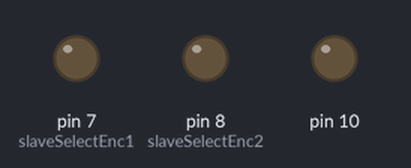
The sketch below on a simulated Arduino Uno, built with avr-gcc and run on an emulated ATmega328P. Shown: output pins drawn as LEDs (lit = HIGH). The ROS host is connected and sends only what is stated.

Above: at 0.1 s.
At 1.7 s:
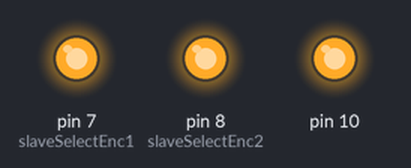
Timing chart, 0 to 3.2 s (numbered marks = the images above):
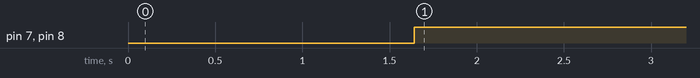

The sketch:

encoders_alternate.ino
```cpp
/*  Jamiel Rahi
 *  Astro 2.0 Capstone Team 14
 *  2018-2019
 *  --------------------------
 *  ---- READ FROM MOTORS ----
 *  --------------------------
 *  This ROS node gets encoder ticks
 *  from two LS7366R devices using a
 *  driver written by Jason Traud.
 *
 *  It publishes encoder ticks to /lwheel and /rwheel.
 *
 *  It also calculates the angular velocites of the wheels
 *  and publishes them to /joints/lwheel/vel and /joints/rwheel/vel
 *  to be collected by the astro_state_publisher
 *
 *  ALL HARDWARE-SPECIFIC PARAMETERS ARE IN:
 *  "encoders.h"
 */


#include <ros.h>
#include <std_msgs/Int16.h>
#include <sensor_msgs/JointState.h>

#include "encoders.h"
#include "ls7366_driver.h"

unsigned int t, t_prev;
long c_left, c_left_prev;
long c_right, c_right_prev;
float vel_left_prev;
float vel_right_prev;

ros::NodeHandle nh;

// Encoder count publishers
std_msgs::Int16 left_ticks;
std_msgs::Int16 right_ticks;
ros::Publisher left_count_pub("lwheel", &left_ticks);
ros::Publisher right_count_pub("rwheel", &right_ticks);

// Joint velocity publisher
// (publishes left and right wheel velocities as one msg)
sensor_msgs::JointState wheel_joints;
char* joint_names[2] = {"left_wheel_joint", "right_wheel_joint"};
float vel[2] = {0, 0};
ros::Publisher wheel_joint_pub("joints/wheels", &wheel_joints);

// These hold the current encoder count.
signed int encoderLcount = 0;
signed int encoderRcount = 0;

// // // //
// BEGIN //
// // // //

void setup() {
 wheel_joints.name = joint_names;
 wheel_joints.name_length = 2;
 wheel_joints.velocity = vel;
 wheel_joints.velocity_length = 2;

 nh.getHardware()->setBaud(115200);
 nh.initNode();
 delay(500);

 // Counters
 nh.advertise(left_count_pub);
 delay(500);
 nh.advertise(right_count_pub);
 delay(500);
 // Joint states
 nh.advertise(wheel_joint_pub);
 delay(100);
 initEncoders();
 clearEncoderCount();
}

void loop() {
 // Retrieve current encoder counters
 encoderLcount = readEncoder(1);
 encoderRcount = readEncoder(2);

 // Fill counter messages
 left_ticks.data = encoderLcount;
 right_ticks.data = encoderRcount;

 // // // // // // // // // // // // //
 //   CALCULATE ANGULAR VELOCITIES   //
 // // // // // // // // // // // // //

 c_left = encoderLcount;
 c_right = encoderRcount;
 t = millis();

 float dt = (t - t_prev)/1000.0;
 float dc_right = c_right - c_right_prev;
 float dc_left = c_left - c_left_prev;
 float vel_right = 0;
 float vel_left = 0;

 if (dt > 0.001 && abs(dc_left) > 0)
  vel_left = (2*PI*dc_left)/(LCPR*dt);

 if (dt > 0.001 && abs(dc_right) > 0)
  vel_right = (2*PI*dc_right)/(RCPR*dt);

 // Ignore sudden changes in velocity
 // when encoder ticks overflow
 if (abs(vel_left-vel_left_prev) > 100)
  vel_left = vel_left_prev;

 if (abs(vel_right-vel_right_prev) > 100)
  vel_right = vel_right_prev;

 //float rpm_left = (60*vel_left)/(2*PI);
 //float rpm_right = (60*vel_right)/(2*PI);

 // Fill joint vel messages
 wheel_joints.velocity[0] = vel_left;
 wheel_joints.velocity[1] = vel_right;
 //char result[8]; // Buffer big enough for 7-character float
 //char * log_msg;
 //dtostrf(wheel_joints.velocity[0], 6, 2, result); // Leave room for too large numbers!
 //sprintf(log_msg,"points[0].positions[0] =%s", result);
 //nh.loginfo(log_msg);
 // Publish encoder counts
 left_count_pub.publish(&left_ticks);
 right_count_pub.publish(&right_ticks);
 // Publish joint states
 wheel_joint_pub.publish(&wheel_joints);
 nh.spinOnce();

 // Update
 t_prev = t;
 c_left_prev = c_left;
 c_right_prev = c_right;
 vel_left_prev = vel_left;
 vel_right_prev = vel_right;

 delay(100);
}
```

encoders.h
```cpp
// // // // // // // // // // // // // // // // // // //
//   REPLACE WITH YOUR HARDWARE-SPECIFIC PARAMETERS   //
// // // // // // // // // // // // // // // // // // //

#define PI 3.14169

// SS pins for each LS7366
#define LEFTENC 8
#define RIGHTENC 7

// Encoder counts per revolution
#define LCPR 1997
#define RCPR 1984
```

ls7366_driver.h
```cpp
//=========================HEADER=============================================================
/*
   Dual LS7366 Quadrature Counter Test Code
   AUTHOR: Jason Traud
   DATE: June 22, 2013

   This is a simple test program to read encoder counts
   collected by the LS7366 breakout board. The counts are
   then displayed in the Arduino's serial monitor at a
   baud rate of 9600

   Hardware: Arduino Uno R3
   Powered

   LS7366 Breakout    -------------   Arduino
   -----------------                    -------
            MOSI   -------------------   SDO (D11)
            MISO   -------------------   SDI (D12)
            SCK    -------------------   SCK (D13)
            SS1    -------------------   SS1 (D7)
            SS2    -------------------   SS2 (D8)
            GND    -------------------   GND
            VDD    -------------------   VCC (5.0V)

   License: CCAv3.0 Attribution-ShareAlike (http://creativecommons.org/licenses/by-sa/3.0/)
   You're free to use this code for any venture. Attribution is greatly appreciated.
//============================================================================================
*/

// Inclde the standard Arduino SPI Library, please ensure the SPI pins are
// connected properly for your Arduino version

#include <SPI.h>
#include "encoders.h"
// Slave Select pins for encoders 1 and 2
// Feel free to reallocate these pins to best suit your circuit
const int slaveSelectEnc1 = RIGHTENC;
const int slaveSelectEnc2 = LEFTENC;

void initEncoders() {

  // Set slave selects as outputs
  pinMode(slaveSelectEnc1, OUTPUT);
  pinMode(slaveSelectEnc2, OUTPUT);

  // Raise select pins
  // Communication begins when you drop the individual select signsl
  digitalWrite(slaveSelectEnc1,HIGH);
  digitalWrite(slaveSelectEnc2,HIGH);

  SPI.begin();

  // Initialize encoder 1
  //    Clock division factor: 0
  //    Negative index input
  //    free-running count mode
  //    x4 quatrature count mode (four counts per quadrature cycle)
  // NOTE: For more information on commands, see datasheet
  digitalWrite(slaveSelectEnc1,LOW);        // Begin SPI conversation
  SPI.transfer(0x88);                       // Write to MDR0
  SPI.transfer(0x03);                       // Configure to 4 byte mode
  digitalWrite(slaveSelectEnc1,HIGH);       // Terminate SPI conversation

  // Initialize encoder 2
  //    Clock division factor: 0
  //    Negative index input
  //    free-running count mode
  //    x4 quatrature count mode (four counts per quadrature cycle)
  // NOTE: For more information on commands, see datasheet
  digitalWrite(slaveSelectEnc2,LOW);        // Begin SPI conversation
  SPI.transfer(0x88);                       // Write to MDR0
  SPI.transfer(0x03);                       // Configure to 4 byte mode
  digitalWrite(slaveSelectEnc2,HIGH);       // Terminate SPI conversation
}

long readEncoder(int encoder) {

  // Initialize temporary variables for SPI read
  unsigned int count_1, count_2, count_3, count_4;
  long count_value;

  // Read encoder 1
  if (encoder == 1) {
    digitalWrite(slaveSelectEnc1,LOW);      // Begin SPI conversation
    SPI.transfer(0x60);                     // Request count
    count_1 = SPI.transfer(0x00);           // Read highest order byte
    count_2 = SPI.transfer(0x00);
    count_3 = SPI.transfer(0x00);
    count_4 = SPI.transfer(0x00);           // Read lowest order byte
    digitalWrite(slaveSelectEnc1,HIGH);     // Terminate SPI conversation
  }

  // Read encoder 2
  else if (encoder == 2) {
    digitalWrite(slaveSelectEnc2,LOW);      // Begin SPI conversation
    SPI.transfer(0x60);                      // Request count
    count_1 = SPI.transfer(0x00);           // Read highest order byte
    count_2 = SPI.transfer(0x00);
    count_3 = SPI.transfer(0x00);
    count_4 = SPI.transfer(0x00);           // Read lowest order byte
    digitalWrite(slaveSelectEnc2,HIGH);     // Terminate SPI conversation
  }

  // Calculate encoder count
  count_value = (count_1 << 8) + count_2;
  count_value = (count_value << 8) + count_3;
  count_value = (count_value << 8) + count_4;

  return count_value;
}

void clearEncoderCount() {

  // Set encoder1's data register to 0
  digitalWrite(slaveSelectEnc1,LOW);      // Begin SPI conversation
  // Write to DTR
  SPI.transfer(0x98);
  // Load data
  SPI.transfer(0x00);  // Highest order byte
  SPI.transfer(0x00);
  SPI.transfer(0x00);
  SPI.transfer(0x00);  // lowest order byte
  digitalWrite(slaveSelectEnc1,HIGH);     // Terminate SPI conversation

  delayMicroseconds(100);  // provides some breathing room between SPI conversations

  // Set encoder1's current data register to center
  digitalWrite(slaveSelectEnc1,LOW);      // Begin SPI conversation
  SPI.transfer(0xE0);
  digitalWrite(slaveSelectEnc1,HIGH);     // Terminate SPI conversation

  // Set encoder2's data register to 0
  digitalWrite(slaveSelectEnc2,LOW);      // Begin SPI conversation
  // Write to DTR
  SPI.transfer(0x98);
  // Load data
  SPI.transfer(0x00);  // Highest order byte
  SPI.transfer(0x00);
  SPI.transfer(0x00);
  SPI.transfer(0x00);  // lowest order byte
  digitalWrite(slaveSelectEnc2,HIGH);     // Terminate SPI conversation

  delayMicroseconds(100);  // provides some breathing room between SPI conversations

  // Set encoder2's current data register to center
  digitalWrite(slaveSelectEnc2,LOW);      // Begin SPI conversation
  SPI.transfer(0xE0);
  digitalWrite(slaveSelectEnc2,HIGH);     // Terminate SPI conversation
}
```

Measured:
- by itself, pin 7 (slaveSelectEnc1), pin 8 (slaveSelectEnc2): LOW → HIGH at 1.6 s
